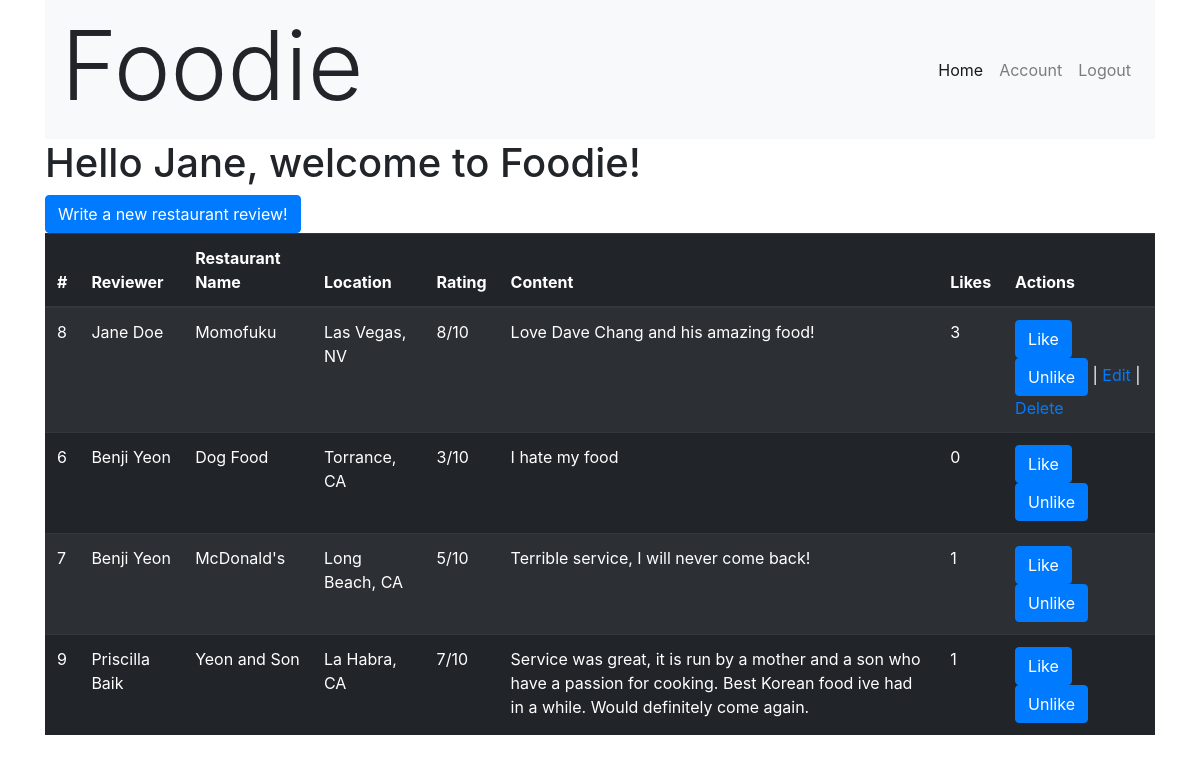
The page /dashboard (signed in) on the database its author committed.
### FoodieApp/models.py (models this page shows)
class User(models.Model):
    first_name = models.CharField(max_length=255)
    last_name = models.CharField(max_length=255)
    email = models.EmailField(max_length=255)
    password = models.CharField(max_length=255)
    created_at = models.DateField(auto_now_add=True)
    updated_at = models.DateField(auto_now=True)
    objects = UserManager()

class Review(models.Model):
    restaurant_name = models.CharField(max_length=255)
    location = models.CharField(max_length=255)
    rating = models.IntegerField()
    content = models.CharField(max_length=255)
    creator = models.ForeignKey(
        User, related_name="has_created_review", on_delete=models.CASCADE)
    liked_by = models.ManyToManyField(User, related_name="liked_reviews")
    created_at = models.DateField(auto_now_add=True)
    updated_at = models.DateField(auto_now=True)
    objects = ReviewManager()

### FoodieApp/views.py (the view)
# urls.py: path('dashboard', views.dashboard),
def dashboard(request):
    this_user = User.objects.get(id=request.session['user_id'])
    if 'user_id' not in request.session:
        return redirect('/')
    else:
        context = {
            'liked_reviews': Review.objects.filter(liked_by=this_user),
            'all_reviews': Review.objects.all(),
            'this_user': this_user
        }
        return render(request, 'dashboard.html', context)

### FoodieApp/templates/dashboard.html (shortened to what this page needs)
<!DOCTYPE html>
<html lang="en">
<head>
    <link rel="stylesheet" href="https://maxcdn.bootstrapcdn.com/bootstrap/4.0.0/css/bootstrap.min.css"
>
</head>
<body>
    <div class="container">
        <nav class="navbar navbar-expand-lg navbar-light bg-light">
            <h1 class="display-1">Foodie</h1>
            <div class="collapse navbar-collapse justify-content-end" id="navbarNav">
                <ul class="navbar-nav">
                    <li class="nav-item active">
                        <a class="nav-link" href="/dashboard">Home<span class="sr-only">(current)</span></a>
                    </li>
                    <li class="nav-item">
                        <a class="nav-link" href="/view_account/{{request.session.user_id}}">Account</a>
                    </li>
                    <li class="nav-item">
                        <a class="nav-link" href="/logout">Logout</a>
                    </li>
                </ul>
            </div>
        </nav>
        <h1>Hello {{request.session.first_name}}, welcome to Foodie!</h1>
        <div class="column">
            <a href="/new_review/{{request.session.user_id}}"><button class="btn btn-primary" type="submit">Write a new
                    restaurant
                    review!</button></a>
        </div>
        <div class="column">
            <table class="table table-striped table-dark">
                <thead>
                    <tr>
                        <th scope="col">#</th>
                        <th scope="col">Reviewer</th>
                        <th scope="col">Restaurant Name</th>
                        <th scope="col">Location</th>
                        <th scope="col">Rating</th>
                        <th scope="col">Content</th>
                        <th scope="col">Likes</th>
                        <th scope="col">Actions</th>
                    </tr>
                </thead>
                <tbody>
                    {% for Review in all_reviews %}
                    {% if Review.creator.id is request.session.user_id %}
                    <tr>
                        <td>{{ Review.id }}</td>
                        <td>{{ Review.creator.first_name }} {{ Review.creator.last_name }}</td>
                        <td>{{ Review.restaurant_name }}</td>
                        <td>{{ Review.location }}</td>
                        <td>{{ Review.rating }}/10</td>
                        <td>{{ Review.content }}</td>
                        <td>{{ Review.liked_by.count }}</td>
                        <td>
                            {% if this_user not in liked_reviews %}
                            <a href="/like/{{Review.id}}"><button class="btn btn-primary"
                                    type="submit">Like</button></a>
                            {% endif %}
                            {% if this_user != Review.liked_by.all %}
                            <a href="/unlike/{{Review.id}}"><button class="btn btn-primary"
                                    type="submit">Unlike</button></a>
                            {% endif %}
                            | <a href="/view_review/{{Review.id}}">Edit</a> |
                            <a href="/remove_review/{{Review.id}}">Delete</a>
                        </td>
                    </tr>
                    {% endif %}
                    {% endfor %}
                    {% for Review in all_reviews %}
                    {% if Review.creator.id is not request.session.user_id %}
                    <tr>
                        <td>{{ Review.id }}</td>
                        <td>{{ Review.creator.first_name }} {{ Review.creator.last_name }}</td>
                        <td>{{ Review.restaurant_name }}</td>
                        <td>{{ Review.location }}</td>
                        <td>{{ Review.rating }}/10</td>
                        <td>{{ Review.content }}</td>
                        <td>{{ Review.liked_by.count }}</td>
                        <td>
                            {% if this_user not in liked_reviews %}
                            <a href="/like/{{Review.id}}"><button class="btn btn-primary"
                                    type="submit">Like</button></a>
                            {% endif %}
                            {% if this_user != Review.liked_by.all %}
                            <a href="/unlike/{{Review.id}}"><button class="btn btn-primary"
                                    type="submit">Unlike</button></a>
                            {% endif %}
                        </td>
                    </tr>
                    {% endif %}
                    {% endfor %}
                </tbody>
            </table>
        </div>
    </div>
</body>
</html>

### rows shown on the page
User: session.first_name "Jane"
Review: id "8", creator.first_name "Jane", creator.last_name "Doe", restaurant_name "Momofuku", location "Las Vegas, NV", rating "8", content "Love Dave Chang and his amazing food!", liked_by.count "3"
Review: id "6", creator.first_name "Benji", creator.last_name "Yeon", restaurant_name "Dog Food", location "Torrance, CA", rating "3", content "I hate my food", liked_by.count "0"
Review: id "7", creator.first_name "Benji", creator.last_name "Yeon", restaurant_name "McDonald's", location "Long Beach, CA", rating "5", content "Terrible service, I will never come back!", liked_by.count "1"
Review: id "9", creator.first_name "Priscilla", creator.last_name "Baik", restaurant_name "Yeon and Son", location "La Habra, CA", rating "7", content "Service was great, it is run by a mother and a son who have a passion for cooking. Best Korean food ive had in a while. Would definitely come again.", liked_by.count "1"
